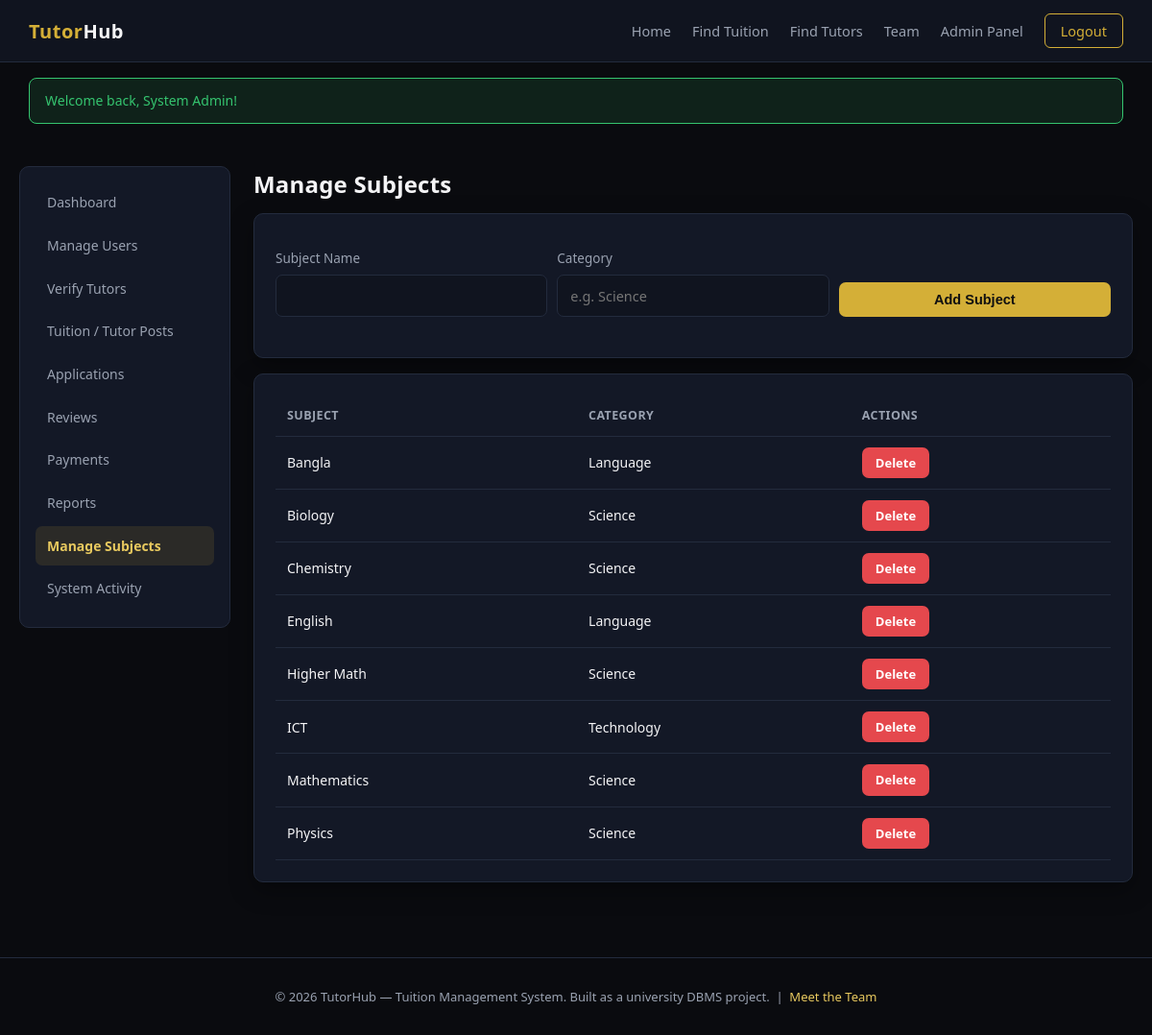
The app's page /admin/subjects.php (signed in) with its own data.
### tables this page shows
CREATE TABLE subjects (
    subject_id INT AUTO_INCREMENT PRIMARY KEY,
    subject_name VARCHAR(100) NOT NULL UNIQUE,
    category VARCHAR(80),
    created_at TIMESTAMP DEFAULT CURRENT_TIMESTAMP
);

### includes/functions.php (called while the page is built, shortened)
<?php
function e(string $value): string
{
    return htmlspecialchars($value, ENT_QUOTES, 'UTF-8');
}

### includes/csrf.php (called while the page is built, shortened)
<?php
function csrfToken(): string
{
    return $_SESSION['csrf_token'];
}

### admin/subjects.php (the view, shortened to what this page needs)
<?php
$db = getDB();
$subjects = $db->query('SELECT * FROM subjects ORDER BY subject_name')->fetchAll();
include __DIR__ . '/../includes/header.php';
?>
<div class="dash-layout">
    <?php include __DIR__ . '/../includes/sidebar_admin.php'; ?>
    <div>
        <h2>Manage Subjects</h2>
        <div class="card">
            <form method="POST" action="" class="filter-bar">
                <div><label>Subject Name</label><input type="text" name="subject_name" required></div>
                <div><label>Category</label><input type="text" name="category" placeholder="e.g. Science"></div>
                <div><button type="submit" name="add" value="1" class="btn btn-primary btn-block">Add Subject</button></div>
            </form>
        </div>
        <div class="card">
            <table>
                <tr><th>Subject</th><th>Category</th><th>Actions</th></tr>
                <?php foreach ($subjects as $s): ?>
                <tr>
                    <td><?= e($s['subject_name']) ?></td>
                    <td><?= e($s['category'] ?? '-') ?></td>
                    <td><a href="?delete=<?= (int)$s['subject_id'] ?>&csrf_token=<?= e(csrfToken()) ?>" class="btn btn-danger btn-sm" onclick="return confirm('Delete this subject?')">Delete</a></td>
                </tr>
                <?php endforeach; ?>
            </table>
        </div>
    </div>
</div>
<?php include __DIR__ . '/../includes/footer.php'; ?>

### assets/css/style.css (style rules this page uses)
:root { --bg-black: #0a0b0f; --bg-navy: #10141f; --bg-navy-light: #161c2c; --bg-card: #131826; --border-subtle: #232b3d; --gold: #d4af37; --gold-light: #e8c95f; --text-white: #f4f4f6; --text-muted: #9aa2b1; --danger: #e5484d; --success: #35c46f; --warning: #f0a83c; --radius: 10px; --shadow: 0 8px 24px rgba(0,0,0,0.35); }
* { box-sizing: border-box; }
body { margin: 0; font-family: 'Segoe UI', 'Inter', Roboto, Arial, sans-serif; background: var(--bg-black); color: var(--text-white); line-height: 1.55; }
a { color: var(--gold-light); text-decoration: none; }
h1, h2, h3, h4 { font-weight: 600; letter-spacing: 0.2px; margin: 0 0 12px; }
.btn { display: inline-block; padding: 10px 22px; border-radius: 7px; border: none; font-size: 14.5px; font-weight: 600; cursor: pointer; transition: 0.15s ease; }
.btn-primary { background: var(--gold); color: #101010; }
.btn-danger { background: var(--danger); color: #fff; }
.btn-sm { padding: 6px 14px; font-size: 13px; }
.btn-block { width: 100%; text-align: center; }
.card { background: var(--bg-card); border: 1px solid var(--border-subtle); border-radius: var(--radius); padding: 22px; box-shadow: var(--shadow); }
.card + .card { margin-top: 16px; }
label { display: block; margin: 14px 0 6px; font-size: 13.5px; color: var(--text-muted); }
input, select, textarea { width: 100%; padding: 11px 13px; border-radius: 7px; border: 1px solid var(--border-subtle); background: var(--bg-navy); color: var(--text-white); font-size: 14.5px; font-family: inherit; }
table { width: 100%; border-collapse: collapse; font-size: 14px; }
th, td { padding: 11px 12px; border-bottom: 1px solid var(--border-subtle); text-align: left; }
th { color: var(--text-muted); font-weight: 600; font-size: 12.5px; text-transform: uppercase; letter-spacing: 0.4px; }
.dash-layout { display: grid; grid-template-columns: 220px 1fr; gap: 24px; padding: 28px 20px; max-width: 1280px; margin: 0 auto; }
.filter-bar { display: flex; gap: 10px; flex-wrap: wrap; align-items: end; margin-bottom: 20px; }
.filter-bar > div { flex: 1; min-width: 140px; }

### records on screen
subjects: subject_name "Bangla", category "Language"
subjects: subject_name "Biology", category "Science"
subjects: subject_name "Chemistry", category "Science"
subjects: subject_name "English", category "Language"
subjects: subject_name "Higher Math", category "Science"
subjects: subject_name "ICT", category "Technology"
subjects: subject_name "Mathematics", category "Science"
subjects: subject_name "Physics", category "Science"

### other values on screen
$f['message'] "Welcome back, System Admin!"
